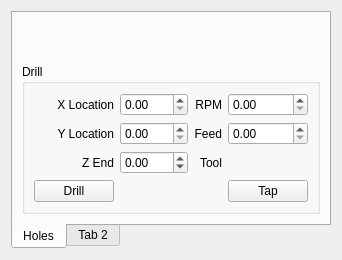
      <widget class="QWidget" name="tab_11">
       <attribute name="title">
        <string>Ops</string>
       </attribute>
       <layout class="QGridLayout" name="gridLayout_16">
        <item row="0" column="0">
         <widget class="QTabWidget" name="tabWidget_3">
          <property name="tabPosition">
           <enum>QTabWidget::South</enum>
          </property>
          <widget class="QWidget" name="tab_12">
           <attribute name="title">
            <string>Holes</string>
           </attribute>
           <layout class="QGridLayout" name="gridLayout_18">
            <item row="0" column="0">
             <spacer name="verticalSpacer_3">
              <property name="orientation">
               <enum>Qt::Vertical</enum>
              </property>
              <property name="sizeHint" stdset="0">
               <size>
                <width>20</width>
                <height>40</height>
               </size>
              </property>
             </spacer>
            </item>
            <item row="1" column="0">
             <widget class="QGroupBox" name="groupBox_10">
              <property name="title">
               <string>Drill</string>
              </property>
              <layout class="QGridLayout" name="gridLayout_17">
               <item row="0" column="2">
                <widget class="QLabel" name="label_14">
                 <property name="text">
                  <string>RPM</string>
                 </property>
                 <property name="alignment">
                  <set>Qt::AlignRight|Qt::AlignTrailing|Qt::AlignVCenter</set>
                 </property>
                </widget>
               </item>
               <item row="0" column="3">
                <widget class="QDoubleSpinBox" name="doubleSpinBox_5">
                 <property name="maximum">
                  <double>1800.000000000000000</double>
                 </property>
                 <property name="singleStep">
                  <double>50.000000000000000</double>
                 </property>
                 <property name="function" stdset="0">
                  <string>set_var</string>
                 </property>
                 <property name="variable" stdset="0">
                  <string>1003</string>
                 </property>
                 <property name="input" stdset="0">
                  <string>number</string>
                 </property>
                </widget>
               </item>
               <item row="0" column="1">
                <widget class="QDoubleSpinBox" name="doubleSpinBox_2">
                 <property name="function" stdset="0">
                  <string>set_var</string>
                 </property>
                 <property name="variable" stdset="0">
                  <string>1000</string>
                 </property>
                 <property name="input" stdset="0">
                  <string>number</string>
                 </property>
                </widget>
               </item>
               <item row="1" column="1">
                <widget class="QDoubleSpinBox" name="doubleSpinBox_7">
                 <property name="function" stdset="0">
                  <string>set_var</string>
                 </property>
                 <property name="variable" stdset="0">
                  <string>1001</string>
                 </property>
                 <property name="input" stdset="0">
                  <string>number</string>
                 </property>
                </widget>
               </item>
               <item row="1" column="2">
                <widget class="QLabel" name="label_16">
                 <property name="text">
                  <string>Feed</string>
                 </property>
                 <property name="alignment">
                  <set>Qt::AlignRight|Qt::AlignTrailing|Qt::AlignVCenter</set>
                 </property>
                </widget>
               </item>
               <item row="1" column="3">
                <widget class="QDoubleSpinBox" name="doubleSpinBox_9">
                 <property name="maximum">
                  <double>1800.000000000000000</double>
                 </property>
                 <property name="singleStep">
                  <double>50.000000000000000</double>
                 </property>
                 <property name="function" stdset="0">
                  <string>set_var</string>
                 </property>
                 <property name="variable" stdset="0">
                  <string>1004</string>
                 </property>
                 <property name="input" stdset="0">
                  <string>number</string>
                 </property>
                </widget>
               </item>
               <item row="3" column="3">
                <widget class="QPushButton" name="pushButton_9">
                 <property name="text">
                  <string>Tap</string>
                 </property>
                 <property name="function" stdset="0">
                  <string>mdi</string>
                 </property>
                 <property name="command" stdset="0">
                  <string>o&lt;tap&gt; call</string>
                 </property>
                </widget>
               </item>
               <item row="0" column="0">
                <widget class="QLabel" name="label_11">
                 <property name="text">
                  <string>X Location</string>
                 </property>
                 <property name="alignment">
                  <set>Qt::AlignRight|Qt::AlignTrailing|Qt::AlignVCenter</set>
                 </property>
                </widget>
               </item>
               <item row="1" column="0">
                <widget class="QLabel" name="label_12">
                 <property name="text">
                  <string>Y Location</string>
                 </property>
                 <property name="alignment">
                  <set>Qt::AlignRight|Qt::AlignTrailing|Qt::AlignVCenter</set>
                 </property>
                </widget>
               </item>
               <item row="2" column="2">
                <widget class="QLabel" name="label_17">
                 <property name="text">
                  <string>Tool</string>
                 </property>
                 <property name="alignment">
                  <set>Qt::AlignRight|Qt::AlignTrailing|Qt::AlignVCenter</set>
                 </property>
                </widget>
               </item>
               <item row="2" column="0">
                <widget class="QLabel" name="label_13">
                 <property name="text">
                  <string>Z End</string>
                 </property>
                 <property name="alignment">
                  <set>Qt::AlignRight|Qt::AlignTrailing|Qt::AlignVCenter</set>
                 </property>
                </widget>
               </item>
               <item row="2" column="1">
                <widget class="QDoubleSpinBox" name="doubleSpinBox_6">
                 <property name="minimum">
                  <double>-100.000000000000000</double>
                 </property>
                 <property name="maximum">
                  <double>100.000000000000000</double>
                 </property>
                 <property name="function" stdset="0">
                  <string>set_var</string>
                 </property>
                 <property name="variable" stdset="0">
                  <string>1002</string>
                 </property>
                 <property name="input" stdset="0">
                  <string>number</string>
                 </property>
                </widget>
               </item>
               <item row="3" column="0">
                <widget class="QPushButton" name="pushButton_7">
                 <property name="text">
                  <string>Drill</string>
                 </property>
                 <property name="function" stdset="0">
                  <string>mdi</string>
                 </property>
                 <property name="command" stdset="0">
                  <string>o&lt;drill&gt; call</string>
                 </property>
                </widget>
               </item>
              </layout>
             </widget>
            </item>
           </layout>
          </widget>
          <widget class="QWidget" name="tab_13">
           <attribute name="title">
            <string>Tab 2</string>
           </attribute>
          </widget>
         </widget>
        </item>
       </layout>
      </widget>
